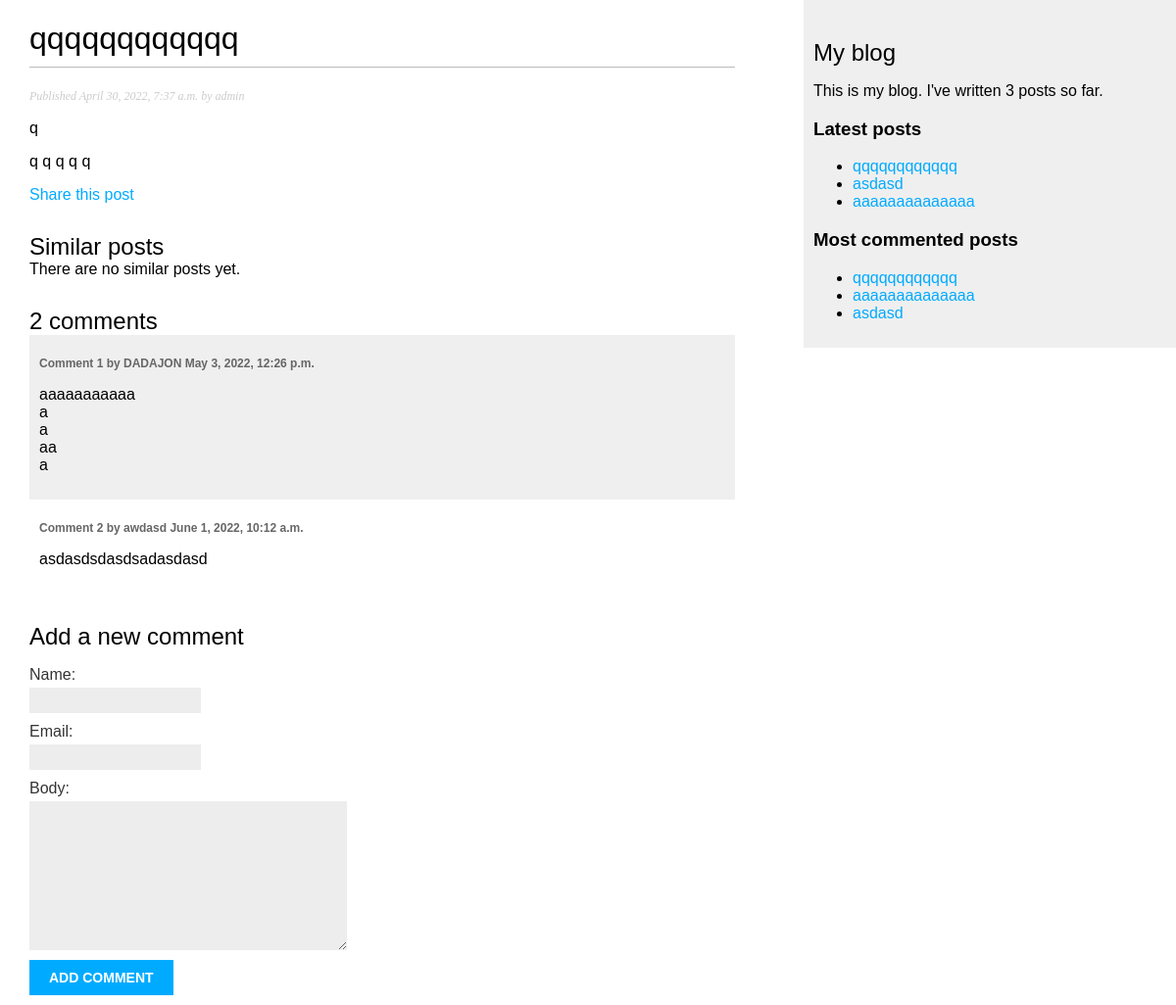
Screenshot of /blog/2022/4/30/qqqqqqqqqqqq/ with the database file from the repository.
### blog/models.py (models this page shows, shortened)
class Post(models.Model):
    STATUS_CHOICES = (
        ('draft', 'Draft'),
        ('published', 'Published'),
    )
    title = models.CharField(max_length=250)
    slug = models.SlugField(max_length=250, unique_for_date='publish')
    author = models.ForeignKey(User, on_delete=models.CASCADE, related_name='blog_posts')
    body = models.TextField()
    publish = models.DateTimeField(default=timezone.now)
    created = models.DateTimeField(auto_now_add=True)
    updated = models.DateTimeField(auto_now=True)
    status = models.CharField(max_length=10, choices=STATUS_CHOICES, default='draft')
    objects = models.Manager()
    published = PublishedManager()
    tags = TaggableManager()
    class Meta:
        ordering = ('-publish',)
    def get_absolute_url(self):
        return reverse('blog:post_detail',
                       args=[self.publish.year,
                             self.publish.month,
                             self.publish.day,
                             self.slug])

class Comment(models.Model):
    post = models.ForeignKey(Post, on_delete=models.CASCADE, related_name='comments')
    name = models.CharField(max_length=80)
    email = models.EmailField()
    body = models.TextField()
    created = models.DateTimeField(auto_now_add=True)
    updated = models.DateTimeField(auto_now=True)
    active = models.BooleanField(default=True)
    active = models.BooleanField(default=True)
    class Meta:
        ordering = ('created',)

### blog/views.py (the view, shortened to what this page needs)
# urls.py: path('<int:year>/<int:month>/<int:day>/<slug:post>/', views.post_detail, name='post_detail'),
def post_detail(request, year, month, day, post):
    post = get_object_or_404(Post, slug=post,
                             status='published',
                             publish__year=year,
                             publish__month=month,
                             publish__day=day)
    comments = post.comments.filter(active=True)
    new_comment = None
    if request.method == 'POST':
        comment_form = CommentForm(data=request.POST)
        if comment_form.is_valid():
            new_comment = comment_form.save(commit=False)
            new_comment.post = post
            new_comment.save()
    else:
        comment_form = CommentForm()
    return render(request, 'blog/post/detail.html', {'post': post,
                                                     'comments': comments,
                                                     'new_comment': new_comment,
                                                     'comment_form': comment_form})

### blog/forms.py
class CommentForm(forms.ModelForm):
    class Meta:
        model = Comment
        fields = ('name', 'email', 'body')

### blog/templatetags/blog_tags.py (called while the page is built)
@register.simple_tag
def total_posts():
    return Post.published.count()

@register.inclusion_tag('blog/post/latest_posts.html')
def show_latest_posts(count=5):
    latest_posts = Post.published.order_by('-publish')[:count]
    return {'latest_posts': latest_posts}

@register.simple_tag
def get_most_commented_posts(count=5):
    return Post.published.annotate(total_comments=Count('comments')).order_by('-total_comments')[:count]

@register.filter(name='markdown')
def markdown_format(text):
    return mark_safe(markdown.markdown(text))

### blog/templates/blog/post/detail.html (shortened to what this page needs)
{% extends "blog/base.html" %}
{% load blog_tags %}
{% block content %}
  <h1>{{ post.title }}</h1>
  <p class="date">
    Published {{ post.publish }} by {{ post.author }}
  </p>
  {{ post.body|markdown }}
  <p>
    <a href="{% url "blog:post_share" post.id %}">
      Share this post
    </a>
  </p>
  <h2>Similar posts</h2>
  {% for post in similar_posts %}
    <p>
      <a href="{{ post.get_absolute_url }}">{{ post.title }}</a>
    </p>
  {% empty %}
    There are no similar posts yet.
  {% endfor %}
  {% with comments.count as total_comments %}
    <h2>
      {{ total_comments }} comment{{ total_comments|pluralize }}
    </h2>
  {% endwith %}
  {% for comment in comments %}
    <div class="comment">
      <p class="info">
        Comment {{ forloop.counter }} by {{ comment.name }}
        {{ comment.created }}
      </p>
      {{ comment.body|linebreaks }}
    </div>
  {% empty %}
    <p>There are no comments yet.</p>
  {% endfor %}
  {% if new_comment %}
    <h2>Your comment has been added.</h2>
  {% else %}
    <h2>Add a new comment</h2>
    <form method="post">
      {{ comment_form.as_p }}
      <p><input type="submit" value="Add comment"></p>
    </form>
  {% endif %}
{% endblock %}

### blog/templates/blog/base.html (shortened to what this page needs)
{% load blog_tags %}
{% load static %}
<!DOCTYPE html>
<html>
<head>
  <link href="{% static "css/blog.css" %}" rel="stylesheet">
</head>
<body>
  <div id="content">
    {% block content %}
    {% endblock %}
  </div>
  <div id="sidebar">
    <h2>My blog</h2>
    <p>This is my blog. I've written {% total_posts %} posts so far.</p>
    <h3>Latest posts</h3>
    {% show_latest_posts 3 %}
    <h3>Most commented posts</h3>
    {% get_most_commented_posts as most_commented_posts %}
    <ul>
      {% for post in most_commented_posts %}
        <li>
          <a href="{{ post.get_absolute_url }}">{{ post.title }}</a>
        </li>
      {% endfor %}
    </ul>
  </div>
</body>
</html>

### blog/templates/blog/post/latest_posts.html
<ul>
  {% for post in latest_posts %}
    <li>
      <a href="{{ post.get_absolute_url }}">{{ post.title }}</a>
    </li>
  {% endfor %}
</ul>

### blog/static/css/blog.css (style rules this page uses)
body { margin:0; padding:0; font-family:helvetica, sans-serif; }
a { color:#00abff; text-decoration:none; }
h1 { font-weight:normal; border-bottom:1px solid #bbb; padding:0 0 10px 0; }
h2 { font-weight:normal; margin:30px 0 0; }
#content { float:left; width:60%; padding:0 0 0 30px; }
#sidebar { float:right; width:30%; padding:10px; background:#efefef; height:100%; }
p.date { color:#ccc; font-family: georgia, serif; font-size: 12px; font-style: italic; }
label { float:left; clear:both; color:#333; margin-bottom:4px; }
input, textarea { clear:both; float:left; margin:0 0 10px; background:#ededed; border:0; padding:6px 10px; font-size:12px; }
input[type=submit] { font-weight:bold; background:#00abff; color:#fff; padding:10px 20px; font-size:14px; text-transform:uppercase; }
.comment { padding:10px; }
.comment:nth-child(even) { background:#efefef; }
.comment .info { font-weight:bold; font-size:12px; color:#666; }

### rows the page displays
Post: title "qqqqqqqqqqqq", publish "April 30, 2022, 7:37 a.m.", author "admin", body "q q q q q q"
Comment: name "DADAJON", created "May 3, 2022, 12:26 p.m.", body "aaaaaaaaaaa a a aa a"
Comment: name "awdasd", created "June 1, 2022, 10:12 a.m.", body "asdasdsdasdsadasdasd"
Post: title "asdasd"
Post: title "aaaaaaaaaaaaaa"

### other values shown
{{ total_comments }} "2"
